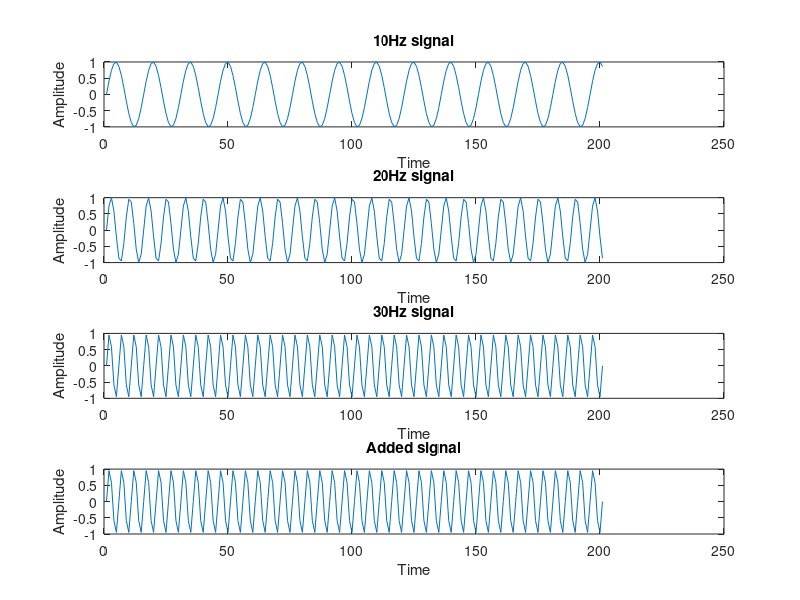
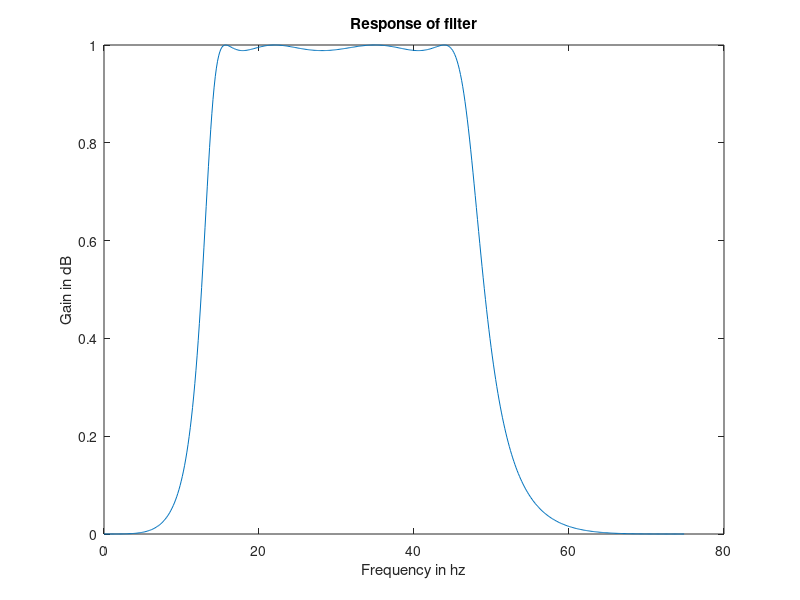
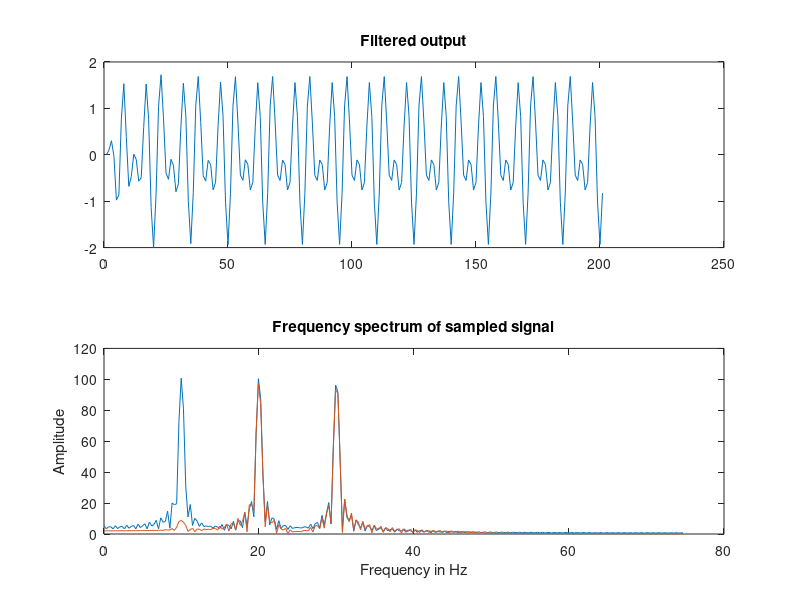

The MATLAB source for these figures, in order:
% exp 4 IIR band pass chebyshev type 1 Filter

clc;
close all;
clear all;
t=0:200;
fs = 150;
N = 256;
s1 = sin(2*pi*10*t/fs);
subplot(4,1,1);
plot(s1);
title('10Hz signal');
xlabel('Time');
ylabel('Amplitude');

s2=sin(2*pi*20*t/fs);
subplot(4,1,2);
plot(s2);
title('20Hz signal');
xlabel('Time');
ylabel('Amplitude');

s3=sin(2*pi*30*t/fs);
subplot(4,1,3);
plot(s3);
title('30Hz signal');
xlabel('Time');
ylabel('Amplitude');

s4 = s1+s2+s3;
subplot(4,1,4);
plot(s3);
title('Added signal');
xlabel('Time');
ylabel('Amplitude');

%IIR Bandpass Filter(chebyshev type1 Filter)
[b,a]=cheby1(4,0.1,[15 45]*2/fs);
[h,w]=freqz(b,a,512);
figure(2);
plot(w*fs/(2*pi),abs(h));
xlabel('Frequency in hz');
ylabel('Gain in dB');
title('Response of filter');
sf = filter(b,a,s4);
figure(3);
subplot(2,1,1);
plot(sf);
title('Filtered output');
y = fft(s4,512);
y1 = fft(sf,512);
p=((0:255)/256*fs/2);
subplot(2,1,2);
plot(p,abs([y(1:256)',y1(1:256)']));
title('Frequency spectrum of sampled signal');
xlabel('Frequency in Hz');
ylabel('Amplitude');